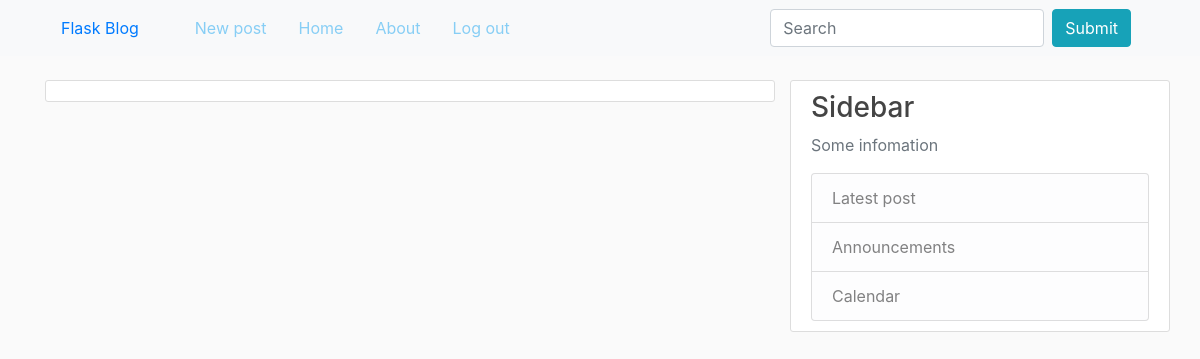
The app's page /home (signed in), older data.
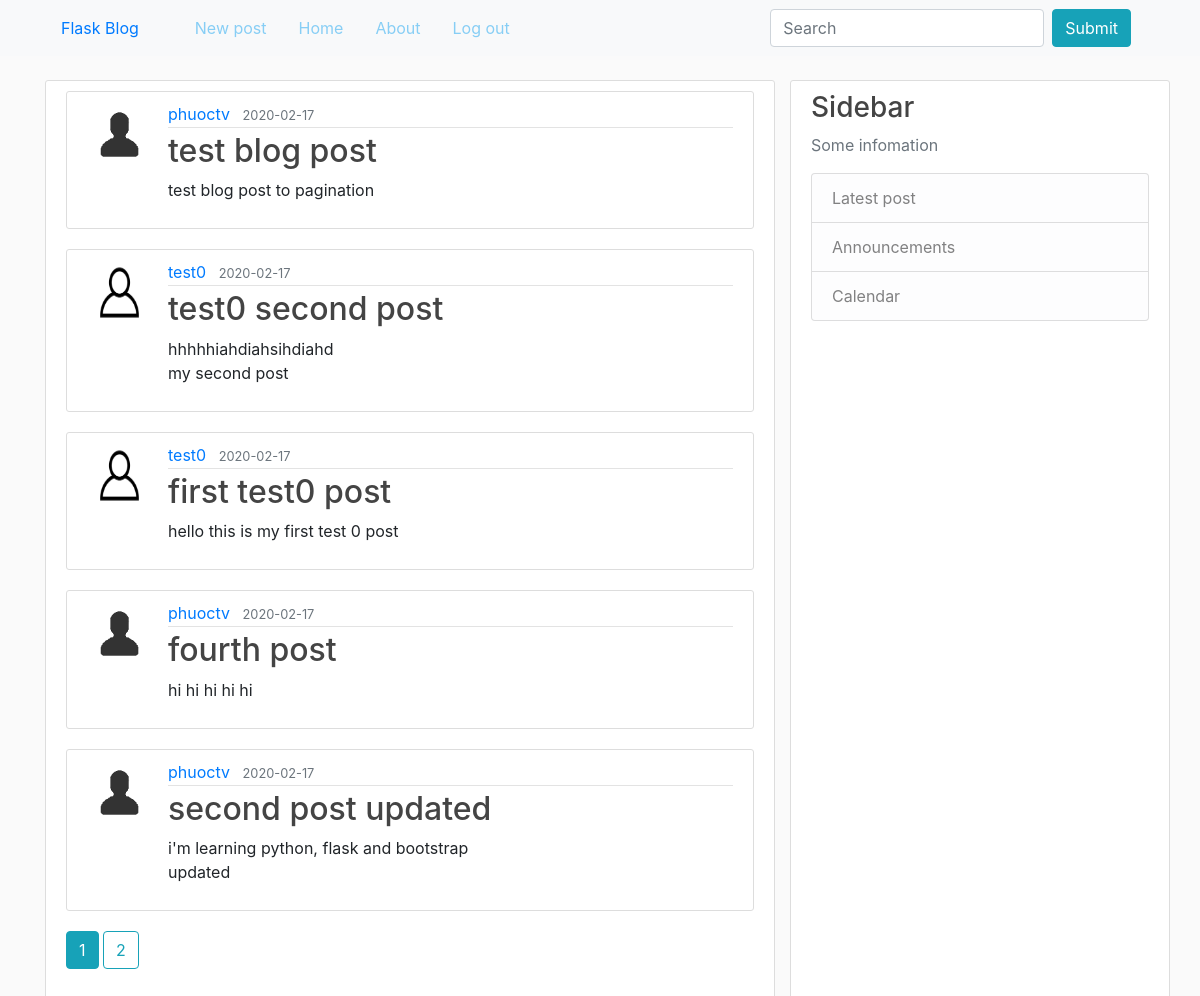
The same page, newer data.
### blog/models.py (models this page shows, shortened)
class Post(db.Model):
    id = db.Column(db.Integer, primary_key=True)
    title = db.Column(db.String(100), nullable=False)
    date_posted = db.Column(db.DateTime, nullable=False,
                            default=datetime.datetime.utcnow())
    content = db.Column(db.Text, nullable=False)
    user_id = db.Column(db.Integer, db.ForeignKey('user.id'), nullable=False)

class User(db.Model, UserMixin):
    id = db.Column(db.Integer, primary_key=True)
    username = db.Column(db.String(20), unique=True, nullable=False)
    email = db.Column(db.String(120), unique=True, nullable=False)
    picture = db.Column(db.String(20), nullable=False, default='default.jpg')
    password = db.Column(db.String(60), nullable=False)
    posts = db.relationship('Post', backref='author', lazy=True)

### blog/main/routes.py (the view)
@main.route('/home')
@login_required
def home():
    page = request.args.get('page', 1, type=int)
    posts = Post.query.order_by(
        Post.date_posted.desc()).paginate(page=page, per_page=5)
    return render_template('home.html', posts=posts, title='Home')

### blog/models.py (called while the page is built)
@login_manger.user_loader
def load_user(user_id):
    return User.query.get(int(user_id))

### blog/templates/home.html (shortened to what this page needs)
{% extends 'layout.html' %}
{% block content %}
    <div class="content">
        {% for post in posts.items %}
            <article class="media content">
                <img src="{{ url_for('static', filename='pictures/' + post.author.picture) }}" alt="{{ post.author.username }}" class="rounded-circel article-img">
                <div class="media-body">
                    <div class="article-metadata">
                        <a href="{{ url_for('users.user_posts', username=post.author.username) }}" class="mr-2">{{ post.author.username }}</a>
                        <small class="text-muted">{{ post.date_posted.strftime('%Y-%m-%d') }}</small>
                    </div>
                    <h2><a href="{{ url_for('posts.post', post_id=post.id) }}" class="article-title">{{ post.title }}</a></h2>
                    <p class="article-content">{{ post.content }}</p>
                </div>
            </article>
        {% endfor %}
        {% for page_num in posts.iter_pages(left_edge=1, right_edge=1, left_current=1, right_current=2) %}
            {% if page_num %}
                {% if posts.page == page_num %}
                    <a href="{{ url_for('main.home', page=page_num) }}" class="btn btn-info mb-4">{{ page_num }}</a>
                {% else %}
                    <a href="{{ url_for('main.home', page=page_num) }}" class="btn btn-outline-info mb-4">{{ page_num }}</a>
                {% endif %}
            {% else %}
                ...
            {% endif %}
        {% endfor %}
    </div>
{% endblock content %}

Row changes from the older to the newer data that the page shows:
added Post: picture (picture), author.username "phuoctv", date_posted "2020-02-17", title "test blog post", content "test blog post to pagination"
added Post: picture (placeholder picture), author.username "test0", date_posted "2020-02-17", title "test0 second post", content "hhhhhiahdiahsihdiahd my second post"
added Post: picture (placeholder picture), author.username "test0", date_posted "2020-02-17", title "first test0 post", content "hello this is my first test 0 post"
added Post: picture (picture), author.username "phuoctv", date_posted "2020-02-17", title "fourth post", content "hi hi hi hi hi"
added Post: picture (picture), author.username "phuoctv", date_posted "2020-02-17", title "second post updated", content "i'm learning python, flask and bootstrap updated"
Text that changed along with them:
new list line: "1"
new list line: "2"
